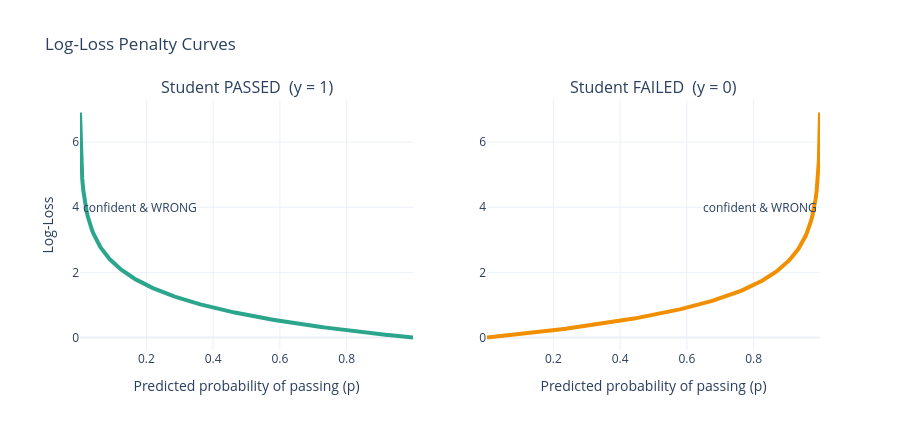

The code cell stored with this chart in its notebook:
### Markdown cell above
Confident and right costs **≈ 0.05**. Confident and wrong costs **≈ 2.3**, about **45× more**.  

**Reading the chart below**  
- **Left (green)**: student **passed**. Loss → 0 as $p$ → 1, and shoots up as $p$ → 0  
- **Right (orange)**: student **failed**. Mirror image  
- The steep wall = **confident mistakes are punished hardest**

### Code cell
p = np.linspace(0.001, 0.999, 300)
fig = make_subplots(rows=1, cols=2, subplot_titles=("Student PASSED  (y = 1)", "Student FAILED  (y = 0)"))
fig.add_trace(go.Scatter(x=p, y=-np.log(p), mode="lines", line=dict(color="#2CA58D", width=4)), row=1, col=1)
fig.add_trace(go.Scatter(x=p, y=-np.log(1 - p), mode="lines", line=dict(color="#F18F01", width=4)), row=1, col=2)
fig.add_annotation(x=0.18, y=4, text="confident & WRONG", showarrow=False, row=1, col=1)
fig.add_annotation(x=0.82, y=4, text="confident & WRONG", showarrow=False, row=1, col=2)
fig.update_xaxes(title_text="Predicted probability of passing (p)")
fig.update_yaxes(title_text="Log-Loss", col=1)
fig.update_layout(title="Log-Loss Penalty Curves", template="plotly_white", height=430, showlegend=False)
fig.show()

### Figure 1 — Plotly figure (JSON) as saved in the notebook; plotly's stock layout.template omitted (floating-point values rounded to 4 significant figures; data arrays with more than 128 entries replaced by an {"elided": "..."} marker saying what was removed)
{"data": [{"line": {"color": "#2CA58D", "width": 4}, "mode": "lines", "type": "scatter", "x": {"elided": "300 float values"}, "xaxis": "x", "y": {"elided": "300 float values"}, "yaxis": "y"}, {"line": {"color": "#F18F01", "width": 4}, "mode": "lines", "type": "scatter", "x": {"elided": "300 float values"}, "xaxis": "x2", "y": {"elided": "300 float values"}, "yaxis": "y2"}], "layout": {"annotations": [{"font": {"size": 16}, "showarrow": false, "text": "Student PASSED  (y = 1)", "x": 0.225, "xanchor": "center", "xref": "paper", "y": 1, "yanchor": "bottom", "yref": "paper"}, {"font": {"size": 16}, "showarrow": false, "text": "Student FAILED  (y = 0)", "x": 0.775, "xanchor": "center", "xref": "paper", "y": 1, "yanchor": "bottom", "yref": "paper"}, {"showarrow": false, "text": "confident & WRONG", "x": 0.18, "xref": "x", "y": 4, "yref": "y"}, {"showarrow": false, "text": "confident & WRONG", "x": 0.82, "xref": "x2", "y": 4, "yref": "y2"}], "height": 430, "showlegend": false, "title": {"text": "Log-Loss Penalty Curves"}, "xaxis": {"anchor": "y", "domain": [0, 0.45], "title": {"text": "Predicted probability of passing (p)"}}, "xaxis2": {"anchor": "y2", "domain": [0.55, 1], "title": {"text": "Predicted probability of passing (p)"}}, "yaxis": {"anchor": "x", "domain": [0, 1], "title": {"text": "Log-Loss"}}, "yaxis2": {"anchor": "x2", "domain": [0, 1]}}}
